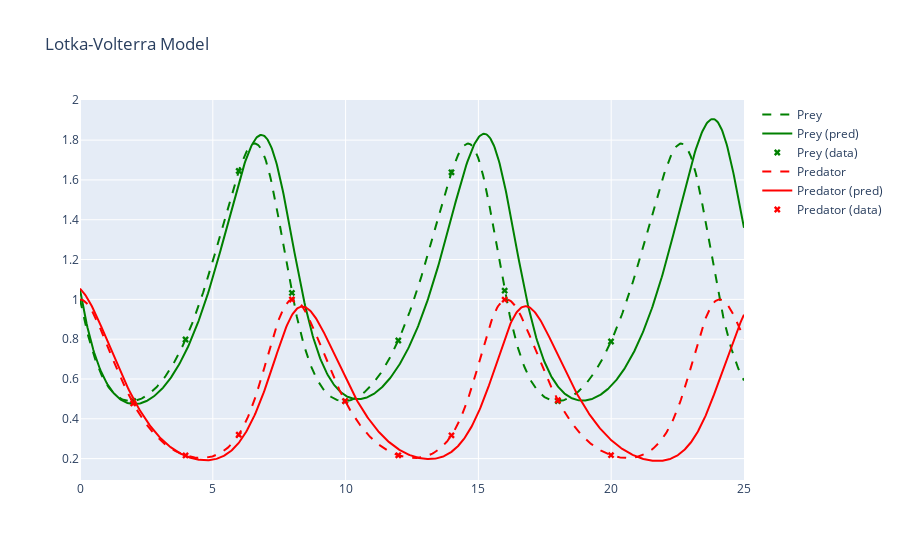
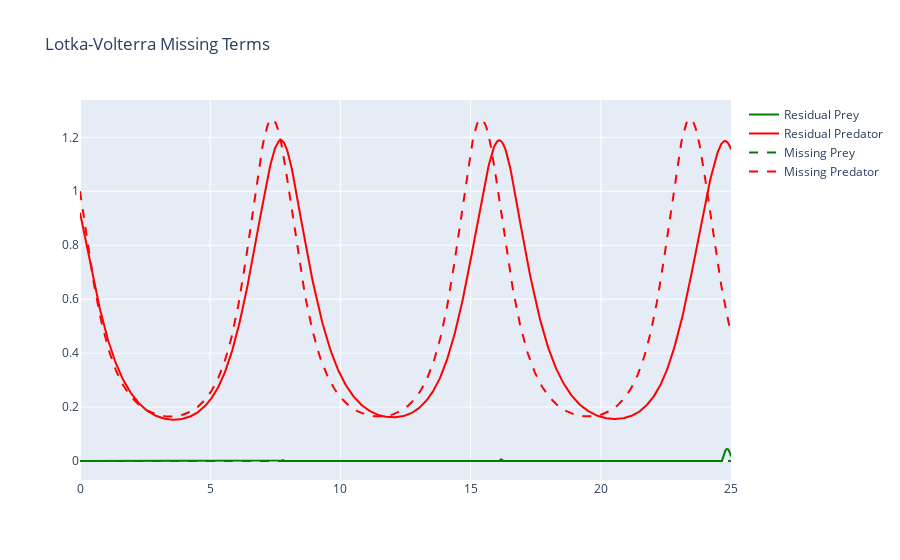

Notebook code cell kept with these figures, in order:
### Code cell
plots = plotter(upinn.u, upinn.G)
plots["Solution"].show()
plots["Missing Terms"].show()

### Figure 1 — Plotly figure (JSON) as saved in the notebook; plotly's stock layout.template omitted (floating-point values rounded to 4 significant figures; data arrays with more than 128 entries replaced by an {"elided": "..."} marker saying what was removed)
{"data": [{"line": {"color": "green", "dash": "dash"}, "mode": "lines", "name": "Prey", "type": "scatter", "x": {"elided": "800 float values"}, "y": {"elided": "800 float values"}}, {"line": {"color": "green"}, "mode": "lines", "name": "Prey (pred)", "type": "scatter", "x": {"elided": "800 float values"}, "y": {"elided": "800 float values"}}, {"marker": {"color": "green", "symbol": "x"}, "mode": "markers", "name": "Prey (data)", "type": "scatter", "x": [2.003, 3.974, 5.976, 7.979, 9.981, 11.98, 13.99, 15.99, 17.99, 19.99], "y": [0.4895, 0.7984, 1.645, 1.032, 0.489, 0.7934, 1.638, 1.044, 0.4889, 0.7885]}, {"line": {"color": "red", "dash": "dash"}, "mode": "lines", "name": "Predator", "type": "scatter", "x": {"elided": "800 float values"}, "y": {"elided": "800 float values"}}, {"line": {"color": "red"}, "mode": "lines", "name": "Predator (pred)", "type": "scatter", "x": {"elided": "800 float values"}, "y": {"elided": "800 float values"}}, {"marker": {"color": "red", "symbol": "x"}, "mode": "markers", "name": "Predator (data)", "type": "scatter", "x": [2.003, 3.974, 5.976, 7.979, 9.981, 11.98, 13.99, 15.99, 17.99, 19.99], "y": [0.4772, 0.2159, 0.3203, 0.9992, 0.4891, 0.2167, 0.3169, 0.9986, 0.4932, 0.2174]}], "layout": {"title": {"text": "Lotka-Volterra Model"}}}

### Figure 2 — Plotly figure (JSON) as saved in the notebook; plotly's stock layout.template omitted (floating-point values rounded to 4 significant figures; data arrays with more than 128 entries replaced by an {"elided": "..."} marker saying what was removed)
{"data": [{"line": {"color": "green"}, "mode": "lines", "name": "Residual Prey", "type": "scatter", "x": {"elided": "800 float values"}, "y": {"elided": "800 float values"}}, {"line": {"color": "red"}, "mode": "lines", "name": "Residual Predator", "type": "scatter", "x": {"elided": "800 float values"}, "y": {"elided": "800 float values"}}, {"line": {"color": "green", "dash": "dash"}, "mode": "lines", "name": "Missing Prey", "type": "scatter", "x": {"elided": "800 float values"}, "y": {"elided": "800 int values"}}, {"line": {"color": "red", "dash": "dash"}, "mode": "lines", "name": "Missing Predator", "type": "scatter", "x": {"elided": "800 float values"}, "y": {"elided": "800 float values"}}], "layout": {"title": {"text": "Lotka-Volterra Missing Terms"}}}
